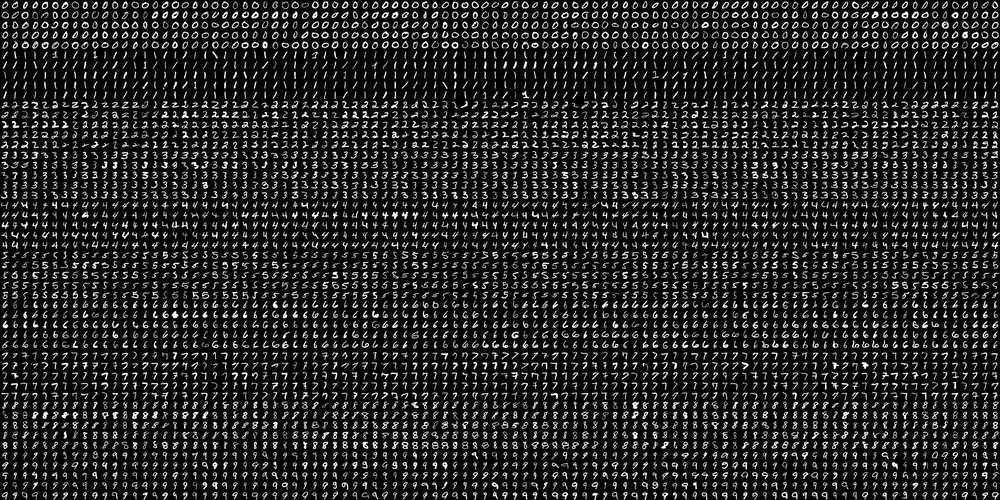
#> input picture data/digits_handwritten.png, 1000 x 500 px, shrunk from 2000 x 1000 before the run, given in place of the camera
$ python digitcapture.py   (Python 2 division)   (older library calls are emulated)
#> lines starting #> are read from the running program, lines starting #| are printed output that depends on the picture; after the words box and inside, x2 and y2 are one past the last pixel; in counts of white or black regions, pixels touching at a corner belong together
#> further down, inputImage is the input picture: shape (500, 1000, 3); min 0, max 255, mean 36.1
### opencv_functions.py
#!/usr/bin/env python

'''
This module contais some common routines used by other samples.
Code taken from OpenCV 2.4.12 Python 2 samples (common.py, digits.py)
'''

import numpy as np
import cv2
import itertools as it
from numpy.linalg import norm

# [17 lines left out: functions grouper, mosaic, not called in this run]

def deskew(img, cellSize):
    '''Deskews each sample image.'''
    m = cv2.moments(img)
    if abs(m['mu02']) < 1e-2:
        return img.copy()
    skew = m['mu11']/m['mu02']
    M = np.float32([[1, skew, -0.5*cellSize*skew], [0, 1, 0]])
    img = cv2.warpAffine(img, M, (cellSize, cellSize), flags=cv2.WARP_INVERSE_MAP | cv2.INTER_LINEAR)
    return img

def preprocess_simple(digits, cellSize):
    '''Flattens sample images and scales its pixel values.'''
    return np.float32(digits).reshape(-1, cellSize*cellSize) / 255.0

def preprocess_hog(digits, cellSize):
    '''Computes histogram-of-gradients for each sample image.'''
    samples = []
    for img in digits:
        gx = cv2.Sobel(img, cv2.CV_32F, 1, 0)
        gy = cv2.Sobel(img, cv2.CV_32F, 0, 1)
        mag, ang = cv2.cartToPolar(gx, gy)
        bin_n = 16
        bin = np.int32(bin_n*ang/(2*np.pi))
        bin_cells = bin[:10,:10], bin[10:,:10], bin[:10,10:], bin[10:,10:]
        mag_cells = mag[:10,:10], mag[10:,:10], mag[:10,10:], mag[10:,10:]
        hists = [np.bincount(b.ravel(), m.ravel(), bin_n) for b, m in zip(bin_cells, mag_cells)]
        hist = np.hstack(hists)

        # transform to Hellinger kernel
        eps = 1e-7
        hist /= hist.sum() + eps
        hist = np.sqrt(hist)
        hist /= norm(hist) + eps

        samples.append(hist)
    return np.float32(samples)

def prepKNN(samples, cellSize, preprocessMethod='hog'):
    '''Applies deskewing and histogram-of-gradients preprocessing to sample images.'''
    assert (preprocessMethod=='simple') or (preprocessMethod=='hog') or (preprocessMethod=='none')
    samples = np.float32(samples).reshape(-1, cellSize, cellSize)
    deskewedSamples = [deskew(sample, cellSize) for sample in samples]
    if preprocessMethod == 'simple':
        return preprocess_simple(deskewedSamples, cellSize)
    elif preprocessMethod == 'hog':
        return preprocess_hog(deskewedSamples, cellSize)
    else:
        return deskewedSamples

### digitcapture.py
#!/usr/bin/env python

'''
Scans free-standing digits.
'''

import numpy as np
import cv2, sys, os
from opencv_functions import mosaic, prepKNN

SCRIPT_DIRECTORY = os.path.dirname(os.path.realpath(__file__)) # needed because ev3's brickman messes with relative paths - see https://github.com/ev3dev/ev3dev/issues/263

GAUSSIAN_BLUR_RADIUS = 11 # must be odd
CELL_SIZE = 20
CELL_SPACING = 2
DIGIT_MIN_SIZE = 20
KNN_K = 6

def read(inputImage, dataset='handwritten_digits'):
	'''
	Processes inputImage to find digits.
	Returns (retval, digits, digitImages).
	retval will be True if digit(s) are found, False otherwise.
	digits will be returned as a list of integers.
	digitsImage will contain a list of images of each found digit, each CELL_SIZE x CELL_SIZE pixels large,
	in numpy float32 array format.
	'''
#> called with dataset = 'handwritten_digits'
	assert (dataset=='sudoku_digits') or (dataset=='handwritten_digits') # safety check - dataset parameter will be used in file paths
	samplesFile = SCRIPT_DIRECTORY + '/data/' + dataset + '/samples.npy'
	labelsFile = SCRIPT_DIRECTORY + '/data/' + dataset + '/labels.npy'

	# pre-process image
	processedImage = cv2.cvtColor(inputImage, cv2.COLOR_BGR2GRAY)
	processedImage = cv2.GaussianBlur(processedImage, (GAUSSIAN_BLUR_RADIUS,GAUSSIAN_BLUR_RADIUS), 0)
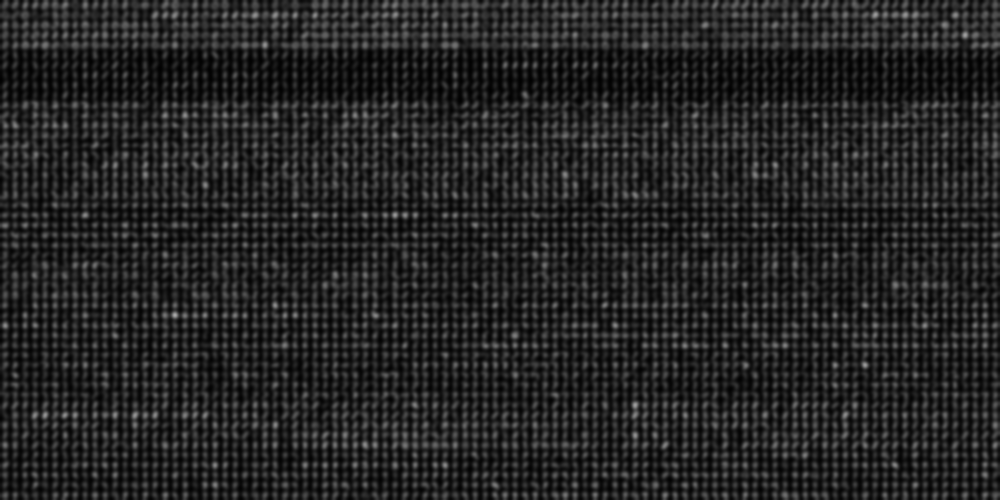
#> processedImage: shape (500, 1000); min 1, max 166, mean 36.1
	processedImage = cv2.adaptiveThreshold(processedImage, 255, cv2.ADAPTIVE_THRESH_GAUSSIAN_C, cv2.THRESH_BINARY_INV, 11, 1)
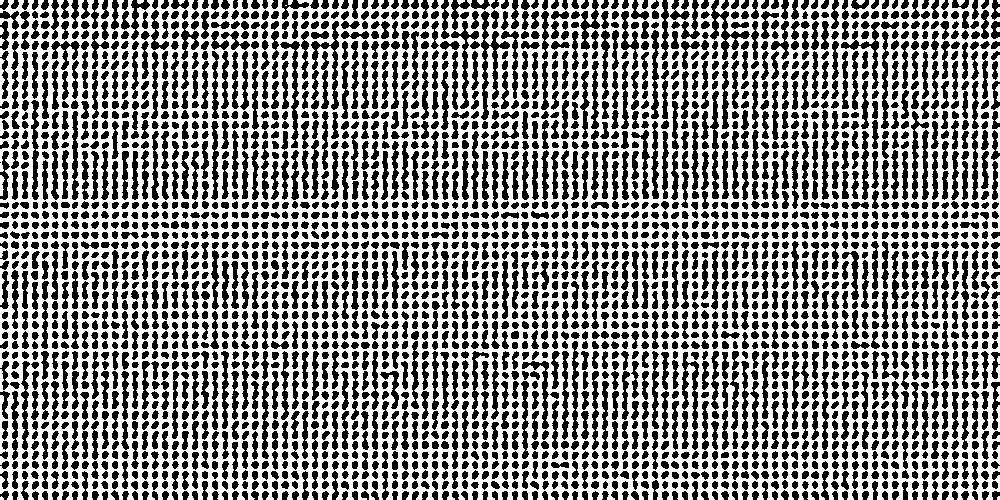
#> processedImage: shape (500, 1000); 55.8% white; 2850 black regions (1 under 20 px)

	# find contours in image
	contours, hierarchy = cv2.findContours(processedImage.copy(), cv2.RETR_TREE, cv2.CHAIN_APPROX_SIMPLE)
#> contours = 2686 contours, 15 with area under 20; largest, box (x1, y1, x2, y2) and area: (0, 0, 1000, 500) 478038, (480, 10, 511, 121) 1111, (310, 20, 340, 111) 746, (681, 351, 700, 431) 719, (279, 40, 301, 149) 691

	# separate digits
	cells = []
	for contour in contours:
		x, y, width, height = cv2.boundingRect(contour)
		if (width > DIGIT_MIN_SIZE) and (height > DIGIT_MIN_SIZE):
			if width > height:
				y -= (width-height)//2
				height = width
			else:
				x -= (height-width)//2
				width = height
			x -= CELL_SPACING
			y -= CELL_SPACING
			height += CELL_SPACING*2
			width += CELL_SPACING*2
			perspectiveMatrix = cv2.getPerspectiveTransform(np.float32([[x,y], [x,y+height], [x+width,y+height], [x+width,y]]), np.float32([[0,0], [0,CELL_SIZE], [CELL_SIZE,CELL_SIZE], [CELL_SIZE,0]]))
			cell = cv2.warpPerspective(processedImage, perspectiveMatrix, (CELL_SIZE,CELL_SIZE))
			cells.append(cell)
#> this loop made 2686 passes
#> (x, y, width, height, perspectiveMatrix) on pass 2590: (418, 18, 94, 94, [[0.213, 0, -88.94], [2.6e-18, 0.213, -3.83], [0, 0, 1]])
#> (x, y, width, height) on passes 1 to 6: (997, 496, 3, 4), (0, 496, 4, 4), (996, 386, 4, 16), (997, 356, 3, 8), (0, 175, 5, 21), (995, 84, 5, 18)
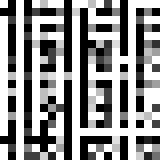
#> cell: shape (20, 20) (shown 8 times larger); min 0, max 255, mean 142.6
#> after the loop, cells = 12 items

	if len(cells) == 0:
		return (False, [], [])

	# prepare and train KNN
	samples = np.load(samplesFile)
#> (reads data/sudoku_digits/samples.npy from the repository)
	samples = prepKNN(samples, CELL_SIZE)
	labels = np.load(labelsFile).astype(int)
#> (reads data/sudoku_digits/labels.npy from the repository)
	knn = cv2.KNearest()
#> (the run stopped early here; a loop or call above may not have finished)
